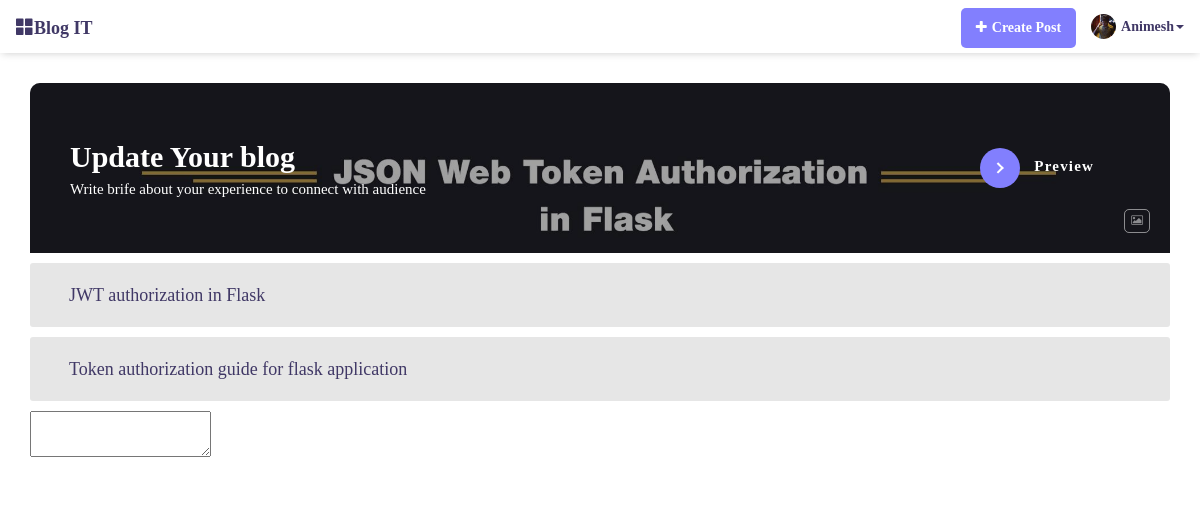
The app's page /blog_post/JWT authorization in Flask/update?id=12 (signed in) with its own data.
### project/models.py (models this page shows, shortened)
class user(db.Model, UserMixin):
    __tablename__ = 'users'
    id = db.Column(db.Integer, primary_key=True)
    profile_image = db.Column(db.String(20), nullable=False, default='default_profile.png')
    email = db.Column(db.String(64), unique=True, index=True)
    fullname = db.Column(db.String(64), unique=True, index=True)
    hashPassword = db.Column(db.String(128),nullable=False)
    date=db.Column(db.DateTime,default=datetime.utcnow,nullable=False)
    posts = db.relationship('blogPost', backref='author', lazy=True)

class blogPost(db.Model):
    users=db.relationship(user)
    id=db.Column(db.Integer,primary_key=True)
    user_id=db.Column(db.Integer,db.ForeignKey('users.id'),nullable=False)
    date=db.Column(db.DateTime,default=datetime.utcnow,nullable=False)
    blog_image = db.Column(db.String(20), nullable=False, default='default_blog_image.jpg')
    title=db.Column(db.String(100),nullable=False)
    short=db.Column(db.String(140),nullable=False)
    description=db.Column(db.Text,nullable=False)

### project/blogpost/views.py (the view)
@blogpost.route('/blog_post/<title>/update', methods=['GET', 'POST'])
@login_required
def update_post(title):
    blog_post=blogPost.query.get_or_404(request.args.get('id'))
    if title!=blog_post.title:
        abort(404)
    if blog_post.author.email!=current_user.email:
        abort(403)
    form = createPost()
    if request.method == 'POST':
        print("in")
        pic=None
        if form.picture.data:
            filename = (form.title.data+' '+current_user.fullname).split(' ')
            filename = '_'.join(filename)
            pic = addPicture(form.picture.data, filename, 'post_pic')
        blog_post.title=form.title.data
        blog_post.short=form.short.data
        if pic:
            blog_post.blog_image=pic
        blog_post.description=request.form.get('editordata')
        db.session.add(blog_post)
        db.session.commit()
        return jsonify(data={'redirect': url_for('blogpost.blog_post',title=blog_post.title,id=blog_post.id)})
    else:
        form.title.data= blog_post.title
        form.short.data=blog_post.short
        return render_template('create-post.html', form=form,pic=blog_post.blog_image,title='update',code=blog_post.description,id=blog_post.id)

### project/blogpost/forms.py
class createPost(FlaskForm):
    title=StringField('title',validators=[DataRequired()],render_kw={"placeholder": "Blog Title","class":"input100",'autocomplete':'off'})
    picture=FileField('picture',validators=[FileAllowed(['jpg','jpeg','png'])])
    short=StringField('title',validators=[DataRequired()],render_kw={"placeholder": "Short description","class":"input100",'autocomplete':'off'})

### project/models.py (called while the page is built)
@loginManager.user_loader
def loader(userId):
    return user.query.get(userId)

### project/templates/create-post.html (shortened to what this page needs)
{% extends 'base.html'%} {% block links %}
<link rel="stylesheet" type="text/css" href="{{url_for('static', filename='css/create-post.css')}}" />
<link href="https://cdn.jsdelivr.net/npm/summernote@0.8.18/dist/summernote.min.css" rel="stylesheet"> {% endblock %} {% block body %}
<div class="container">
    <div class="form-con">
        <form enctype="multipart/form-data">
            <div class="image-con">
                {% if title=='update' %}
                <img src="{{url_for('static',filename='images/post_pic/'+pic)}}" alt="" width='100%'> {% else %}
                <img src="{{url_for('static',filename='images/post_pic/default_blog_image.jpg')}}" alt="" width='100%'> {% endif %} {{form.picture()}}
                <div class="options">
                    <div>
                        <span class="heading">
                            {% if title=='update' %}
                            Update Your blog
                            {% else %}
                            Write a blog
                            {% endif %}
                        </span>
                        <span> Write brife about your experience to connect with audience</span>
                    </div>
                    <button id="file-pic"> <i class="fa fa-picture-o" aria-hidden="true"></i></button>
                    <div class="button-con">
                        <button class="post" id='four' type='button'>
                            <span class="circle" aria-hidden="true">
                              <span class="icon arrow"></span>
                            </span>
                            <span class="button-text">Preview</span>
                          </button>
                    </div>
                </div>
            </div>
            <div class="form-in">
                <div class="wrap-input100">
                    {{form.title()}}
                </div>
                <div class="wrap-input100">
                    {{form.short()}}
                </div>
            </div>
            <textarea id="summernote" name="editordata"></textarea>
        </form>
    </div>
</div>
{% endblock %}

### project/templates/base.html (shortened to what this page needs)
<!DOCTYPE html>
<html lang="en">
<head>
    <link rel="stylesheet" href="https://maxcdn.bootstrapcdn.com/bootstrap/3.4.1/css/bootstrap.min.css" />
    <link rel="stylesheet" href="{{url_for('static', filename='css/base.css')}}" />
    <link rel="stylesheet" type="text/css" href="{{url_for('static', filename='fonts/font-awesome-4.7.0/css/font-awesome.min.css')}}"> {% block links%} {% endblock %}
</head>
<body>
    <div id="main">
        <nav class="navbar">
            <div class="container-fluid">
                <div class="navbar-header">
                    <a class="navbar-brand" href="{{url_for('core.index')}}"><span id="open" class="glyphicon glyphicon-th-large"></span
              >Blog IT</a
            >
          </div>
          <ul class="nav navbar-nav navbar-right">
            {% if current_user.is_authenticated %}
                    <li><a href="{{url_for('blogpost.createpost')}}" class="create"><i class="fa fa-plus" aria-hidden="true"></i>Create Post</a></li>
                    <li class="dropdown">
                        <a class="dropdown-toggle" data-toggle="dropdown" href="#"> <span class="dp-con" style="background: url({{url_for('static',filename='images/profile_pic/'+current_user.profile_image)}})"></span> {{current_user.fullname.split(' ')[0]}}
                            <span class="caret"></span></a>
                    </li>
                    {% else %}
                    <li><a href="{{url_for('core.login')}}">Log In</a></li>
                    <li><a href="{{url_for('core.signup')}}">Sign Up</a></li>
                    {% endif %}
                    </ul>
                </div>
        </nav>
        {% block body%} {% endblock %}
        </div>
</body>
</html>

### project/static/css/base.css (style rules this page uses)
html, body { font-family: Ubuntu-Regular; }
#main { transition: margin-left 0.5s; }
.navbar { background-color: #fff; box-shadow: 0 2px 8px -2px rgba(0, 0, 0, 0.21); margin-bottom: 0; }
.wrap-input100 { width: 100%; position: relative; background-color: #e6e6e6; border: 1px solid transparent; border-radius: 3px; margin-bottom: 10px; }
.input100 { font-family: Ubuntu-Bold; color: #403866; line-height: 1.2; font-size: 18px; display: block; width: 100%; background: transparent; height: 62px; padding: 0 20px 0 38px; }
input { outline: none; border: none; }
a { font-family: Ubuntu-Regular; font-size: 14px; line-height: 1.7; color: #403866; font-weight: 600; margin: 0; transition: all 0.2s; -webkit-transition: all 0.2s; -o-transition: all 0.2s; -moz-transition: all 0.2s; }
.navbar { border-radius: 0 !important; }
.dp-con { display: inline-block; height: 25px; width: 25px; border-radius: 50%; margin-right: 5px; background: #111; background-size: cover !important; }
.navbar .dropdown-toggle { padding: 13px 15px !important; display: flex !important; align-items: center; }
.create { background: #827ffe; color: #fff; margin-top: 7px; border-radius: 5px; }
.create i { margin-right: 5px; }
.navbar-nav>li>a.create { padding-top: 10px; padding-bottom: 10px; }

### project/static/css/create-post.css (style rules this page uses)
.form-con { padding: 30px 0; }
.image-con { height: 170px; position: relative; overflow: hidden; margin-bottom: 10px; }
.image-con img { border-radius: 10px 10px 0 0; }
#file-pic { position: absolute; bottom: 20px; right: 20px; height: 24px; background: no-repeat; border: 1px solid #ffffff82; border-radius: 5px; font-size: 11px; transition: .2s; }
#file-pic i { color: #f7f7f787; }
button.post { width: 15rem; height: 4rem; position: relative; display: inline-block; cursor: pointer; outline: none; border: 0; vertical-align: middle; text-decoration: none; background: transparent; padding: 0; font-size: inherit; font-family: inherit; }
button.post .circle { -webkit-transition: all 0.45s cubic-bezier(0.65, 0, 0.076, 1); transition: all 0.45s cubic-bezier(0.65, 0, 0.076, 1); position: relative; display: block; margin: 0; width: 4rem; height: 4rem; background: #827ffe; border-radius: 2.625rem; }
button.post .circle .icon { -webkit-transition: all 0.45s cubic-bezier(0.65, 0, 0.076, 1); transition: all 0.45s cubic-bezier(0.65, 0, 0.076, 1); position: absolute; top: 0; bottom: 0; margin: auto; background: #fff; }
button.post .circle .icon.arrow { -webkit-transition: all 0.45s cubic-bezier(0.65, 0, 0.076, 1); transition: all 0.45s cubic-bezier(0.65, 0, 0.076, 1); left: 0.625rem; width: 1.125rem; height: 0.125rem; background: none; }
button.post .circle .icon.arrow::before { position: absolute; content: ''; top: -0.3rem; right: -0.5rem; width: 0.825rem; height: 0.825rem; border-top: 0.2rem solid #fff; border-right: 0.2rem solid #fff; -webkit-transform: rotate(45deg); transform: rotate(45deg); }
button.post .button-text { -webkit-transition: all 0.45s cubic-bezier(0.65, 0, 0.076, 1); transition: all 0.45s cubic-bezier(0.65, 0, 0.076, 1); position: absolute; top: 0; left: 0; right: 0; bottom: 0; padding: 0.75rem 0; margin: 0 0 0 1.85rem; color: #fff; font-weight: 700; line-height: 1.4; letter-spacing: 1.2px; text-align: center; }
.options { display: flex; justify-content: space-between; align-items: center; position: absolute; width: 100%; height: 100%; border-radius: 10px 10px 0 0; top: 0; padding: 50px 40px; background: #0000005e; color: #fff; font-size: 15px; }
.options .heading { display: block; font-size: 30px; font-weight: 600; color: #fff; }

### records on screen
user: profile_image (picture), fullname "Animesh"
blogPost: blog_image (picture), title "JWT authorization in Flask", short "Token authorization guide for flask application"
